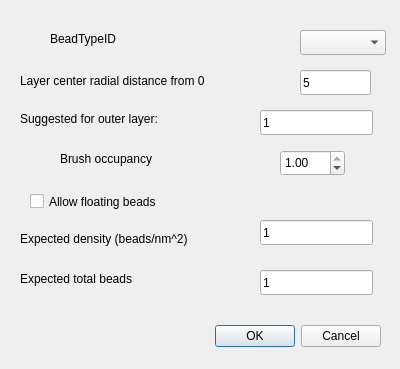
<?xml version="1.0" encoding="UTF-8"?>
<ui version="4.0">
 <class>AddBrush</class>
 <widget class="QDialog" name="AddBrush">
  <property name="geometry">
   <rect>
    <x>0</x>
    <y>0</y>
    <width>400</width>
    <height>369</height>
   </rect>
  </property>
  <property name="windowTitle">
   <string>Dialog</string>
  </property>
  <widget class="QDialogButtonBox" name="buttonBox">
   <property name="geometry">
    <rect>
     <x>40</x>
     <y>320</y>
     <width>341</width>
     <height>32</height>
    </rect>
   </property>
   <property name="orientation">
    <enum>Qt::Horizontal</enum>
   </property>
   <property name="standardButtons">
    <set>QDialogButtonBox::Cancel|QDialogButtonBox::Ok</set>
   </property>
  </widget>
  <widget class="QLabel" name="label_4">
   <property name="geometry">
    <rect>
     <x>50</x>
     <y>30</y>
     <width>101</width>
     <height>17</height>
    </rect>
   </property>
   <property name="text">
    <string>BeadTypeID</string>
   </property>
  </widget>
  <widget class="QDoubleSpinBox" name="brushOccupancy">
   <property name="geometry">
    <rect>
     <x>280</x>
     <y>150</y>
     <width>65</width>
     <height>26</height>
    </rect>
   </property>
   <property name="maximum">
    <double>1.000000000000000</double>
   </property>
   <property name="singleStep">
    <double>0.100000000000000</double>
   </property>
   <property name="value">
    <double>1.000000000000000</double>
   </property>
  </widget>
  <widget class="QLabel" name="label_5">
   <property name="geometry">
    <rect>
     <x>20</x>
     <y>60</y>
     <width>241</width>
     <height>41</height>
    </rect>
   </property>
   <property name="text">
    <string>Layer center radial distance from 0</string>
   </property>
  </widget>
  <widget class="QLabel" name="label_6">
   <property name="geometry">
    <rect>
     <x>60</x>
     <y>150</y>
     <width>151</width>
     <height>17</height>
    </rect>
   </property>
   <property name="text">
    <string>Brush occupancy</string>
   </property>
  </widget>
  <widget class="QLineEdit" name="brushRadialDist">
   <property name="geometry">
    <rect>
     <x>300</x>
     <y>70</y>
     <width>71</width>
     <height>25</height>
    </rect>
   </property>
   <property name="text">
    <string>5</string>
   </property>
  </widget>
  <widget class="QLabel" name="label">
   <property name="geometry">
    <rect>
     <x>20</x>
     <y>110</y>
     <width>271</width>
     <height>17</height>
    </rect>
   </property>
   <property name="text">
    <string>Suggested for outer layer:</string>
   </property>
  </widget>
  <widget class="QComboBox" name="brushBeadID">
   <property name="geometry">
    <rect>
     <x>300</x>
     <y>30</y>
     <width>86</width>
     <height>25</height>
    </rect>
   </property>
  </widget>
  <widget class="QLabel" name="label_7">
   <property name="geometry">
    <rect>
     <x>20</x>
     <y>230</y>
     <width>221</width>
     <height>17</height>
    </rect>
   </property>
   <property name="text">
    <string>Expected density (beads/nm^2)</string>
   </property>
  </widget>
  <widget class="QLineEdit" name="densityOutBox">
   <property name="enabled">
    <bool>true</bool>
   </property>
   <property name="geometry">
    <rect>
     <x>260</x>
     <y>220</y>
     <width>113</width>
     <height>25</height>
    </rect>
   </property>
   <property name="acceptDrops">
    <bool>true</bool>
   </property>
   <property name="text">
    <string>1</string>
   </property>
   <property name="readOnly">
    <bool>true</bool>
   </property>
  </widget>
  <widget class="QLineEdit" name="numbeadsOutBox">
   <property name="enabled">
    <bool>true</bool>
   </property>
   <property name="geometry">
    <rect>
     <x>260</x>
     <y>270</y>
     <width>113</width>
     <height>25</height>
    </rect>
   </property>
   <property name="acceptDrops">
    <bool>true</bool>
   </property>
   <property name="text">
    <string>1</string>
   </property>
   <property name="readOnly">
    <bool>true</bool>
   </property>
  </widget>
  <widget class="QLabel" name="label_8">
   <property name="geometry">
    <rect>
     <x>20</x>
     <y>270</y>
     <width>221</width>
     <height>17</height>
    </rect>
   </property>
   <property name="text">
    <string>Expected total beads</string>
   </property>
  </widget>
  <widget class="QLineEdit" name="outerLayerTarget">
   <property name="enabled">
    <bool>true</bool>
   </property>
   <property name="geometry">
    <rect>
     <x>260</x>
     <y>110</y>
     <width>113</width>
     <height>25</height>
    </rect>
   </property>
   <property name="acceptDrops">
    <bool>true</bool>
   </property>
   <property name="text">
    <string>1</string>
   </property>
   <property name="readOnly">
    <bool>true</bool>
   </property>
  </widget>
  <widget class="QCheckBox" name="forceAttachBox">
   <property name="geometry">
    <rect>
     <x>30</x>
     <y>190</y>
     <width>171</width>
     <height>23</height>
    </rect>
   </property>
   <property name="text">
    <string>Allow floating beads</string>
   </property>
  </widget>
 </widget>
 <resources/>
 <connections>
  <connection>
   <sender>buttonBox</sender>
   <signal>accepted()</signal>
   <receiver>AddBrush</receiver>
   <slot>accept()</slot>
   <hints>
    <hint type="sourcelabel">
     <x>248</x>
     <y>254</y>
    </hint>
    <hint type="destinationlabel">
     <x>157</x>
     <y>274</y>
    </hint>
   </hints>
  </connection>
  <connection>
   <sender>buttonBox</sender>
   <signal>rejected()</signal>
   <receiver>AddBrush</receiver>
   <slot>reject()</slot>
   <hints>
    <hint type="sourcelabel">
     <x>316</x>
     <y>260</y>
    </hint>
    <hint type="destinationlabel">
     <x>286</x>
     <y>274</y>
    </hint>
   </hints>
  </connection>
 </connections>
</ui>
